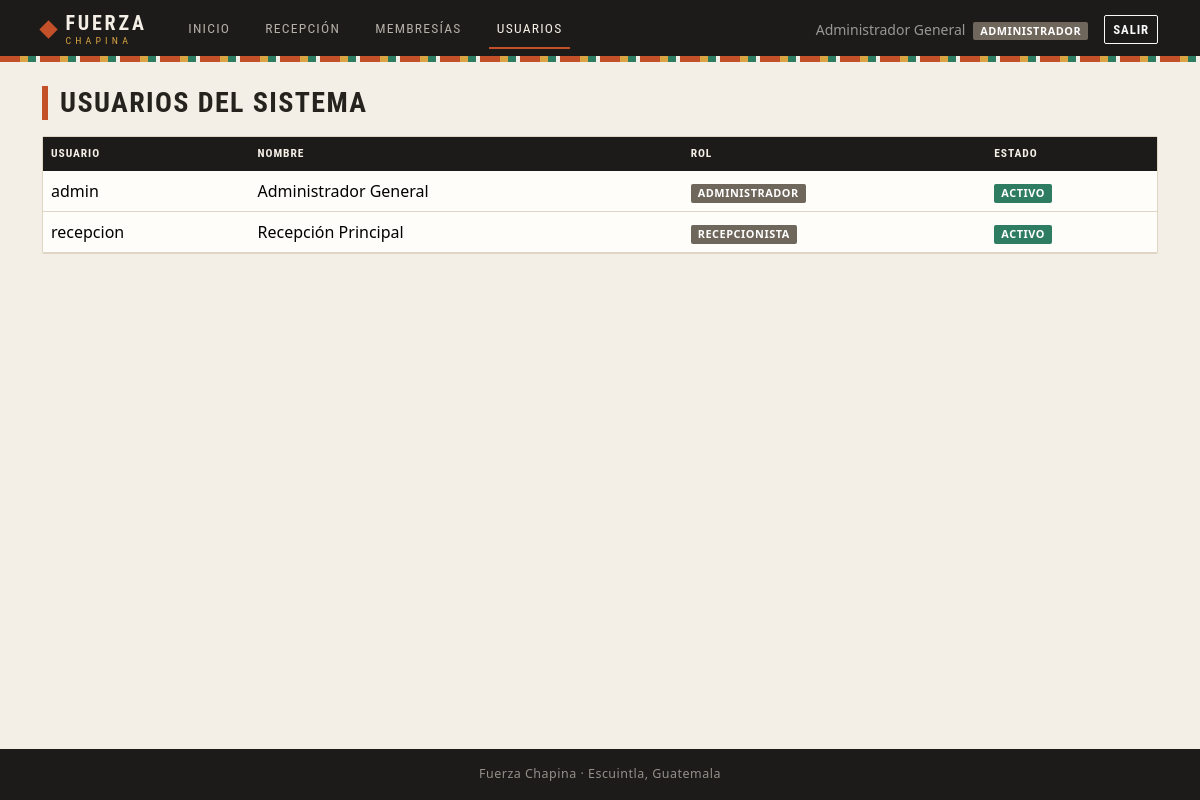
/index.php?c=usuario&a=listar (signed in), run on the app's committed database.
### tables this page shows
CREATE TABLE `usuarios` (
  `id` int(10) UNSIGNED NOT NULL,
  `usuario` varchar(30) NOT NULL,
  `password_hash` varchar(255) NOT NULL,
  `nombre` varchar(100) NOT NULL,
  `rol` enum('administrador','recepcionista') NOT NULL,
  `activo` tinyint(1) NOT NULL DEFAULT 1
);

### core/helpers.php (called while the page is built, shortened)
<?php
function e(mixed $valor): string
{
    return htmlspecialchars((string) $valor, ENT_QUOTES | ENT_SUBSTITUTE, 'UTF-8');
}
function url(string $controlador = 'home', string $accion = 'index', array $params = []): string
{
    return BASE_URL . '/index.php?' . http_build_query(['c' => $controlador, 'a' => $accion] + $params);
}
function renderizar(string $vista, array $datos = []): void
{
    extract($datos, EXTR_SKIP);
    require BASE_PATH . '/views/layout/header.php';
    require BASE_PATH . "/views/{$vista}.php";
    require BASE_PATH . '/views/layout/footer.php';
}

### core/Controller.php (called while the page is built, shortened)
<?php
abstract class Controller
{
    protected function render(string $vista, array $datos = []): void
    {
        renderizar($vista, $datos);
    }
}

### controllers/UsuarioController.php (called while the page is built, shortened)
<?php
final class UsuarioController extends Controller
{
    public function listar(): void
    {
        $this->render('usuarios/listar', [
            'titulo'   => 'Usuarios',
            'usuarios' => Usuario::todos(),
        ]);
    }
}

### index.php (called while the page is built, shortened)
<?php
require BASE_PATH . '/core/helpers.php';
try {
    $a = strtolower((string) ($_GET['a'] ?? 'index'));
    $controlador = new $clase();
    $controlador->$a();
} catch (Throwable $e) {
    error_log((string) $e);
    mostrarError(500, 'Error del sistema', 'Ocurrió un problema inesperado. Inténtalo de nuevo más tarde.');
}

### core/Auth.php (called while the page is built, shortened)
<?php
final class Auth
{
    public static function check(): bool
    {
        return isset($_SESSION['usuario']);
    }
    public static function usuario(): ?array
    {
        return $_SESSION['usuario'] ?? null;
    }
    public static function tieneRol(string ...$roles): bool
    {
        return self::check() && in_array($_SESSION['usuario']['rol'], $roles, true);
    }
}

### models/Usuario.php (called while the page is built, shortened)
<?php
final class Usuario
{
    public static function todos(): array
    {
        return Database::pdo()
            ->query('SELECT id, usuario, nombre, rol, activo FROM usuarios ORDER BY rol, nombre')
            ->fetchAll();
    }
}

### views/usuarios/listar.php (the view)
<div class="d-flex flex-wrap justify-content-between align-items-center gap-2 mb-3">
    <h1 class="h3 mb-0">Usuarios del sistema</h1>
</div>
<div class="card">
    <div class="table-responsive">
        <table class="table table-hover align-middle mb-0">
            <thead class="table-dark">
                <tr>
                    <th>Usuario</th>
                    <th>Nombre</th>
                    <th>Rol</th>
                    <th>Estado</th>
                </tr>
            </thead>
            <tbody>
            <?php foreach ($usuarios as $u): ?>
                <tr>
                    <td><?= e($u['usuario']) ?></td>
                    <td><?= e($u['nombre']) ?></td>
                    <td><span class="badge text-bg-secondary"><?= e(ucfirst($u['rol'])) ?></span></td>
                    <td>
                        <?php if ($u['activo']): ?>
                            <span class="badge text-bg-success">Activo</span>
                        <?php else: ?>
                            <span class="badge text-bg-danger">Inactivo</span>
                        <?php endif; ?>
                    </td>
                </tr>
            <?php endforeach; ?>
            </tbody>
        </table>
    </div>
</div>

### views/layout/menu.php (shortened to what this page needs)
<?php
$menuOpciones = [
    ['etiqueta' => 'Inicio',     'c' => 'home',      'a' => 'index',  'roles' => ['administrador', 'recepcionista']],
    ['etiqueta' => 'Recepción',  'c' => 'recepcion', 'a' => 'index',  'roles' => ['administrador', 'recepcionista']],
    ['etiqueta' => 'Membresías', 'c' => 'membresia', 'a' => 'listar', 'roles' => ['administrador', 'recepcionista']],
    ['etiqueta' => 'Usuarios',   'c' => 'usuario',   'a' => 'listar', 'roles' => ['administrador']],
];
$menuActual  = $_GET['c'] ?? 'home';
$menuUsuario = Auth::usuario();
?>
<nav class="navbar navbar-expand-lg navbar-dark navbar-fc">
    <div class="container">
        <a class="marca" href="<?= e(url('home')) ?>" aria-label="<?= e(APP_NAME) ?> · Inicio">
            <span class="marca-nombre">
                <span class="marca-fuerza">FUERZA</span>
                <span class="marca-chapina">CHAPINA</span>
            </span>
        </a>
        <div class="collapse navbar-collapse" id="menuPrincipal">
            <ul class="navbar-nav ms-lg-4 me-auto">
                <?php foreach ($menuOpciones as $opcion): ?>
                    <?php if (Auth::tieneRol(...$opcion['roles'])): ?>
                        <li class="nav-item">
                            <a class="nav-link <?= $menuActual === $opcion['c'] ? 'active' : '' ?>"
                               href="<?= e(url($opcion['c'], $opcion['a'])) ?>"><?= e($opcion['etiqueta']) ?></a>
                        </li>
                    <?php endif; ?>
                <?php endforeach; ?>
            </ul>
            <form method="post" action="<?= e(url('auth', 'logout')) ?>" class="d-flex align-items-center gap-3 mt-2 mt-lg-0">
                <span class="navbar-text small">
                    <?= e($menuUsuario['nombre']) ?>
                    <span class="badge text-bg-secondary ms-1"><?= e($menuUsuario['rol']) ?></span>
                </span>
                <button type="submit" class="btn btn-outline-light btn-sm">Salir</button>
            </form>
        </div>
    </div>
</nav>

### public/css/app.css (style rules this page uses)
:root { --fc-carbon: #1d1b19; --fc-hueso: #f4efe6; --fc-papel: #fffdf9; --fc-linea: #ded5c4; --fc-texto: #26231f; --fc-suave: #6f675b; --fc-achiote: #c4502a; --fc-achiote-osc: #a53f1e; --fc-ocre: #d9a441; --fc-jade: #2e7d62; --fc-rojo: #b3261e; --fc-display: "Bahnschrift", "Franklin Gothic Medium", "Arial Narrow", "Roboto Condensed", system-ui, sans-serif; --bs-body-bg: var(--fc-hueso); --bs-body-color: var(--fc-texto); --bs-border-color: var(--fc-linea); --bs-success-rgb: 46, 125, 98; --bs-danger-rgb: 179, 38, 30; --bs-warning-rgb: 217, 164, 65; --bs-info-rgb: 143, 183, 200; --bs-secondary-rgb: 111, 103, 91; --bs-link-color: var(--fc-achiote-osc); --bs-link-hover-color: var(--fc-achiote); }
body { -webkit-font-smoothing: antialiased; }
h1, h2, h3, .h1, .h2, .h3, .h4, .h5 { font-family: var(--fc-display); text-transform: uppercase; letter-spacing: .05em; font-weight: 700; }
main h1.h3 { border-left: 6px solid var(--fc-achiote); padding-left: .75rem; }
.navbar-fc { background: var(--fc-carbon); position: relative; padding-block: .65rem .85rem; }
.navbar-fc::after, .banda-tejida { content: ""; display: block; height: 6px; background: repeating-linear-gradient( 90deg, var(--fc-achiote) 0 20px, var(--fc-ocre) 20px 28px, var(--fc-jade) 28px 36px, var(--fc-hueso) 36px 40px ); }
.navbar-fc::after { position: absolute; inset: auto 0 0 0; }
.marca { display: inline-flex; align-items: center; gap: .65rem; text-decoration: none; line-height: 1; }
.marca::before { content: ""; width: 13px; height: 13px; background: var(--fc-achiote); transform: rotate(45deg); flex: none; }
.marca-nombre { display: flex; flex-direction: column; gap: 3px; }
.marca-fuerza { font-family: var(--fc-display); font-weight: 700; font-size: 1.25rem; letter-spacing: .14em; color: var(--fc-hueso); }
.marca-chapina { font-family: var(--fc-display); font-size: .62rem; letter-spacing: .42em; color: var(--fc-ocre); }
.navbar-fc .nav-link { font-family: var(--fc-display); text-transform: uppercase; letter-spacing: .09em; font-size: .85rem; color: rgba(244, 239, 230, .7); border-bottom: 2px solid transparent; padding-inline: .25rem; margin-inline: 0; }
@media (min-width: 992px) { .navbar-fc .nav-link { margin-inline: .6rem; } }
.navbar-fc .navbar-text { white-space: nowrap; }
.navbar-fc .nav-link.active { color: var(--fc-hueso); border-bottom-color: var(--fc-achiote); }
.card { background: var(--fc-papel); border: 1px solid var(--fc-linea); border-radius: 2px; box-shadow: none; }
.btn { border-radius: 2px; font-family: var(--fc-display); font-weight: 600; letter-spacing: .07em; text-transform: uppercase; font-size: .8rem; }
.table { --bs-table-bg: transparent; }
.table-dark { --bs-table-bg: var(--fc-carbon); --bs-table-color: var(--fc-hueso); --bs-table-border-color: var(--fc-carbon); }
.table thead th { font-family: var(--fc-display); text-transform: uppercase; letter-spacing: .08em; font-size: .72rem; font-weight: 600; }
.badge { border-radius: 2px; font-weight: 600; letter-spacing: .05em; text-transform: uppercase; font-size: .68rem; }

### data on the page
usuarios: nombre "Administrador General", rol "ADMINISTRADOR", usuario "admin", activo "ACTIVO"
usuarios: usuario "recepcion", nombre "Recepción Principal", rol "RECEPCIONISTA", activo "ACTIVO"

### other printed values
$opcion['etiqueta'] "INICIO"
$opcion['etiqueta'] "RECEPCIÓN"
$opcion['etiqueta'] "MEMBRESÍAS"
$opcion['etiqueta'] "USUARIOS"
APP_NAME "Fuerza Chapina"
